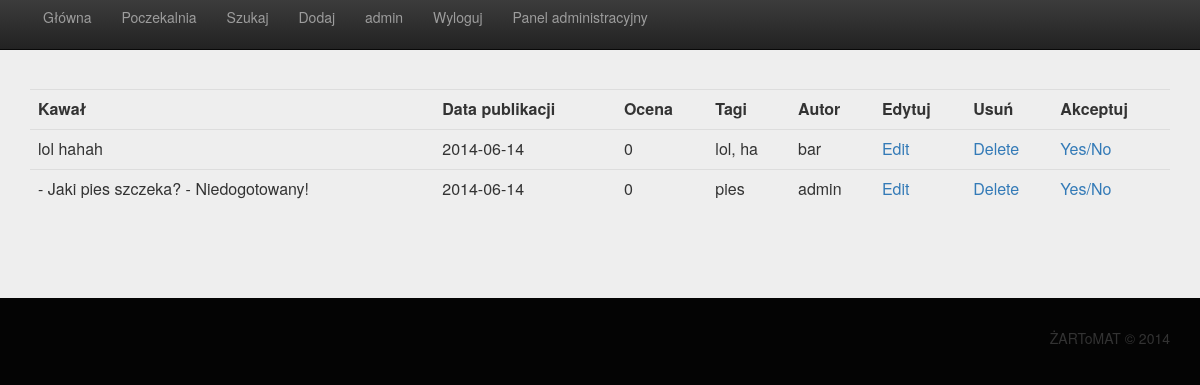
The app's page /wait (signed in) with its own data.
### zartomat/models.py (models this page shows)
class Joke(models.Model):
    joke_text = models.CharField('joke_text', max_length=1000)
    published_date = models.DateTimeField('date_published')
    accepted = models.BooleanField('accepted')
    rate = models.IntegerField('rate')
    number_of_grades = models.IntegerField('number_of_grades')
    tags = models.CharField('tags', max_length=100)
    author = models.CharField('author', max_length=50)

### zartomat/views.py (the view)
# urls.py: url(r'^wait[/]?$', wait),
def wait(request):
    jokes = Joke.objects.all()
    for joke in jokes:
        joke.published_date = date.isoformat(joke.published_date)
    if  isinstance(request.user,AnonymousUser):
        return render_to_response('wait.html', {
                                        'state': '0',
                                        "title" : 'Poczekalnia',
                                        'accepted': 0,
                                        'user' : "",
                                        'jokes' : jokes
                                            }, context_instance=RequestContext(request))
    else:
        return render_to_response('wait.html', {
                                        'state': '1',
                                        'title': 'Poczeklania',
                                        'accepted': 0,
                                        'user' : request.user.get_username(),
                                        'jokes': jokes
                                            }, context_instance=RequestContext(request))

### joke/templates/wait.html (shortened to what this page needs)
{% extends "base.html" %}

### joke/templates/base.html (shortened to what this page needs)
<html>
<head>
<link rel="stylesheet" href="//netdna.bootstrapcdn.com/bootstrap/3.1.1/css/bootstrap.min.css">
<link rel="stylesheet" href="//netdna.bootstrapcdn.com/bootstrap/3.1.1/css/bootstrap-theme.min.css">
{% load staticfiles %}
<link href="{% static "style.css" %}" rel="stylesheet" >
<div class="navbar navbar-inverse navbar-fixed-top" >
    <div class="container">
        <div class="navbar-header">
    <a href="/home" class="btn btn-link">Główna</a>    <a href="/wait" class="btn btn-link">Poczekalnia</a>   <a href="/search" class="btn btn-link">Szukaj</a>
    {% if state == '0' %}
    <a  class="btn btn-link" href="/login" > Zaloguj</a> <a  class="btn btn-link" href="/register">Rejestracja</a>[foo,foo or admin,admin or bar,bar]
    {% else %}
    <a class="btn btn-link" href="/addjoke">Dodaj</a>    <a class="btn btn-link" href="/profile">{{user}}</a> <a class="btn btn-link"  href="/logout">Wyloguj</a>
        {% if user == 'admin' %}
        <a class="btn btn-link" href="/admin">Panel administracyjny</a>
        {% endif %}
    {% endif %}
</div>
        </div>
</div>
</head>
<body>
<div class="jumbotron">
      <div class="container">
{% block content %}
<table class = "table">
    <tbody>
    <tr>
        <td><b>Kawał</b></td>
        <td><b>Data publikacji</b></td>
        <td><b>Ocena</b></td>
        <td><b>Tagi</b></td>
        <td><b>Autor</b></td>
        <td><b>Edytuj</b></td>
        <td><b>Usuń</b></td>
        <td><b>Akceptuj</b></td>
    </tr>
    {% for joke in jokes %}
        {% if joke.accepted == accepted %}
            <tr>
                <td>{{ joke.joke_text }}</td>
                <td>{{ joke.published_date  }}</td>
                <td>{{ joke.rate }}</td>
                <td>{{ joke.tags }}</td>
                <td>{{ joke.author }}</td>
                {% if joke.author == user or user == 'admin'  %}
                    <td><a href="{% url "joke_edit" joke.id %}">Edit</a></td>
                    <td><a href="{% url "joke_delete" joke.id %}">Delete</a></td>
                    {% if user == 'admin' %}
                        <td><a href="{% url "joke_accept" joke.id %}">Yes/No</a></td>
                    {% endif %}
                {% else %}
                    <td></td>
                    <td></td>
                {% endif %}
            </tr>
        {% endif %}
    {% endfor %}
    </tbody>
</table>{% endblock %}
{% block footer %}
<hr>
{% endblock %}
</div>
    </div>
<div class="container">
    <p class="text-right" class="lead">ŻARToMAT &copy 2014</p>
</div>
</body>
</html>

### zartomat/static/style.css (style rules this page uses)
body { background: #040404 ; }

### records on screen
Joke: joke_text "lol hahah", published_date "2014-06-14", rate "0", tags "lol, ha", author "bar", shows "Edit", shows "Yes/No"
Joke: joke_text "- Jaki pies szczeka? - Niedogotowany!", published_date "2014-06-14", rate "0", tags "pies", author "admin", shows "Edit", shows "Yes/No"

### other values on screen
{{ user }} "admin"
